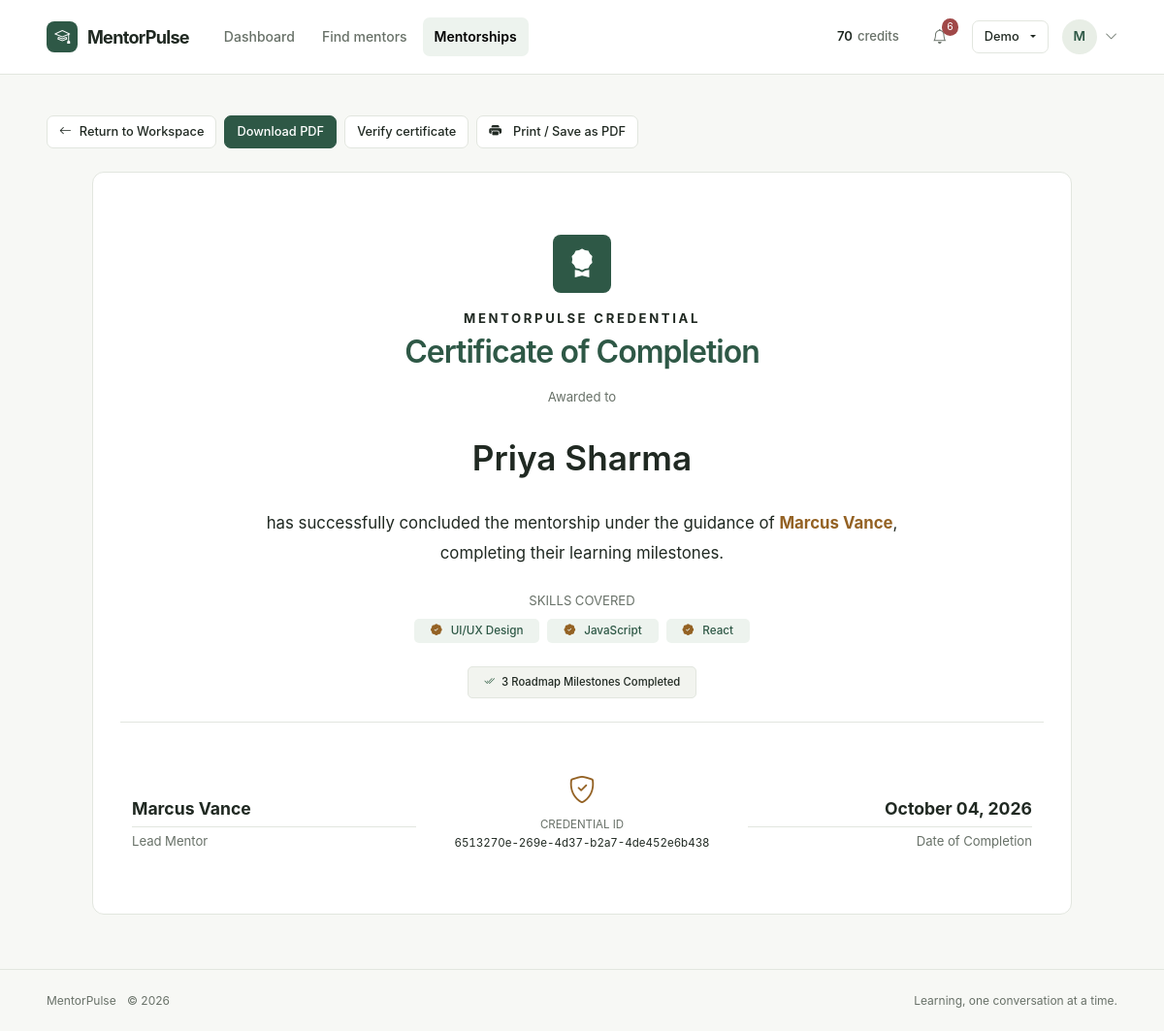
/mentorships/2/certificate/ (signed in), run on the app's committed database.
### gamification/models.py (models this page shows, shortened)
class Credit(models.Model):
    user = models.OneToOneField(User, on_delete=models.CASCADE, related_name='credit')
    balance = models.IntegerField(default=50)
    updated_at = models.DateTimeField(auto_now=True)
    class Meta:
        constraints = [models.CheckConstraint(condition=models.Q(balance__gte=0), name='credit_balance_nonnegative')]

### mentorship/models.py (models this page shows, shortened)
class Mentorship(models.Model):
    STATUS_CHOICES = [
        ('PENDING', 'Pending Approval'),
        ('ACTIVE', 'Active Mentorship'),
        ('COMPLETED', 'Completed'),
        ('REJECTED', 'Rejected'),
        ('CANCELLED', 'Cancelled'),
    ]
    mentor = models.ForeignKey(User, on_delete=models.CASCADE, related_name='mentor_mentorships')
    learner = models.ForeignKey(User, on_delete=models.CASCADE, related_name='learner_mentorships')
    start_date = models.DateField(auto_now_add=True)
    end_date = models.DateField(null=True, blank=True)
    status = models.CharField(max_length=20, choices=STATUS_CHOICES, default='PENDING')
    goals = models.TextField(help_text="Target learning objectives and focus areas")
    is_priority = models.BooleanField(default=False, help_text="Priority queue status")
    certificate_id = models.UUIDField(null=True, blank=True, unique=True, editable=False)
    certificate_data = models.JSONField(default=dict, blank=True, editable=False)
    class Meta:
        ordering = ['-is_priority', '-id']
        constraints = [
            models.UniqueConstraint(fields=['mentor', 'learner'], condition=models.Q(status__in=['PENDING', 'ACTIVE']), name='one_open_mentorship_per_pair'),
            models.CheckConstraint(condition=~models.Q(mentor=models.F('learner')), name='mentorship_different_participants'),
        ]
    def can_access(self, user):
        return user.is_authenticated and (user == self.mentor or user == self.learner or user.is_staff)

### mentorship/views.py (the view)
# urls.py: path('<int:mentorship_id>/certificate/', views.certificate_view, name='mentorship_certificate'),
@login_required
def certificate_view(request, mentorship_id):
    mentorship = get_object_or_404(Mentorship.objects.select_related('mentor', 'learner'), pk=mentorship_id)
    if not mentorship.can_access(request.user):
        return HttpResponseForbidden()
    if mentorship.status != 'COMPLETED' or not mentorship.certificate_id:
        messages.warning(request, 'A certificate is available once the mentor approves completion.')
        return workspace_redirect(mentorship)
    return render(request, 'mentorship/certificate.html', certificate_context(mentorship))

### accounts/context_processors.py (called while the page is built)
def demo_accounts(request):
    if not settings.DEBUG:
        return {'is_debug': False, 'demo_users_by_role': {}}
    active_users = User.objects.filter(is_active=True).select_related('profile').prefetch_related('role_assignments').order_by('id')
    admins = []
    mentors = []
    learners = []
    others = []
    for u in active_users:
        if u.is_superuser or u.is_staff:
            admins.append(u)
        elif hasattr(u, 'profile') and u.profile.is_mentor:
            mentors.append(u)
        elif hasattr(u, 'profile') and u.profile.is_learner:
            learners.append(u)
        else:
            others.append(u)
    return {
        'is_debug': settings.DEBUG,
        'demo_users_by_role': {
            'admins': admins,
            'mentors': mentors,
            'learners': learners,
            'others': others,
        },
    }

### accounts/models.py (called while the page is built)
    @property
    def is_mentor(self):
        return self.user.role_assignments.filter(role='Mentor', end_time__isnull=True).exists()

    @property
    def is_learner(self):
        return self.user.role_assignments.filter(role='Learner', end_time__isnull=True).exists()

### mentorship/views.py (called while the page is built)
def certificate_context(mentorship):
    return {'mentorship': mentorship, 'credential': mentorship.certificate_data,
            'learner': mentorship.learner, 'mentor': mentorship.mentor,
            'completed_milestones': mentorship.milestones.filter(is_completed=True),
            'shared_skills': mentorship.certificate_data.get('skills', []),
            'completion_date': mentorship.end_date}

### notifications/context_processors.py (called while the page is built)
def unread_notifications(request):
    if request.user.is_authenticated:
        user_notifications = request.user.notifications.all()
        return {
            'unread_notification_count': user_notifications.filter(is_read=False).count(),
            'navbar_notifications': user_notifications[:5],
        }
    return {
        'unread_notification_count': 0,
        'navbar_notifications': [],
    }

### templates/mentorship/certificate.html (shortened to what this page needs)
{% extends 'base.html' %}
{% load static %}
{% block content %}
<div class="container mp-page">
    <div class="d-flex flex-wrap gap-2 align-items-center mb-4 no-print">
        <a href="{% url 'mentorship_workspace' mentorship.id %}" class="mp-btn mp-btn-secondary mp-btn-sm">
            <i class="bi bi-arrow-left"></i> Return to Workspace
        </a>
        <a href="{% url 'certificate_pdf' mentorship.id %}" class="mp-btn mp-btn-primary mp-btn-sm">Download PDF</a>
        <a href="{% url 'certificate_verify' mentorship.certificate_id %}" class="mp-btn mp-btn-secondary mp-btn-sm">Verify certificate</a>
        <button onclick="window.print()" class="mp-btn mp-btn-secondary mp-btn-sm">
            <i class="bi bi-printer-fill me-1"></i> Print / Save as PDF
        </button>
    </div>
    <div class="row justify-content-center">
        <div class="col-12 col-xl-11">
            <div class="cert-frame text-center">
                <div class="mb-3">
                    <div class="mp-brand-logo mx-auto shadow" style="width: 60px; height: 60px; font-size: 1.85rem">
                        <i class="bi bi-award-fill text-dark"></i>
                    </div>
                </div>
                <div class="text-uppercase small fw-bold font-monospace mb-1" style="letter-spacing: 0.2em">
                    MentorPulse credential
                </div>
                <h1 class="cert-title mb-3">Certificate of Completion</h1>
                <p class="text-muted small mb-1">Awarded to</p>
                <div class="cert-recipient font-sans">
                    {{ credential.learner }}
                </div>
                <p class="text-light mx-auto my-3" style="max-width: 680px; line-height: 1.8; font-size: 1.05rem">
                    has successfully concluded the mentorship under the guidance of
                    <strong class="text-warning">{{ credential.mentor }}</strong>,
                    completing their learning milestones.
                </p>
                {% if shared_skills %}
                    <div class="my-4">
                        <div class="text-uppercase font-monospace small text-muted mb-2">Skills covered</div>
                        <div class="d-flex flex-wrap justify-content-center gap-2">
                            {% for skill in shared_skills %}
                                <span class="mp-skill-tag selected py-1 px-3">
                                    <i class="bi bi-patch-check-fill text-warning me-1"></i> {{ skill }}
                                </span>
                            {% endfor %}
                        </div>
                    </div>
                {% endif %}
                <div class="my-4">
                    <span class="badge px-3 py-2 bg-dark border border-secondary text-light font-monospace small">
                        <i class="bi bi-check2-all text-success me-1"></i>
                        {{ credential.milestones|length }} Roadmap Milestones Completed
                    </span>
                </div>
                <div class="row pt-5 mt-4 border-top border-secondary border-opacity-25 text-center text-sm-start align-items-end">
                    <div class="col-12 col-sm-4 mb-3 mb-sm-0">
                        <div class="fw-bold text-light pb-1 border-bottom border-secondary border-opacity-50" style="font-size: 1.1rem">
                            {{ credential.mentor }}
                        </div>
                        <div class="small text-muted font-monospace mt-1">Lead Mentor</div>
                    </div>
                    <div class="col-12 col-sm-4 mb-3 mb-sm-0 text-center">
                        <div class="text-warning fs-3 mb-1"><i class="bi bi-shield-check"></i></div>
                        <div class="font-monospace small text-muted" style="font-size: 0.72rem">
                            CREDENTIAL ID<br>
                            <span class="text-light text-break">{{ mentorship.certificate_id }}</span>
                        </div>
                    </div>
                    <div class="col-12 col-sm-4 text-sm-end">
                        <div class="fw-bold text-light pb-1 border-bottom border-secondary border-opacity-50" style="font-size: 1.1rem">
                            {{ completion_date|date:"F d, Y" }}
                        </div>
                        <div class="small text-muted font-monospace mt-1">Date of Completion</div>
                    </div>
                </div>
            </div>
        </div>
    </div>
</div>
{% endblock %}

### templates/base.html (shortened to what this page needs)
{% load static %}
<!DOCTYPE html>
<html lang="en">
<head>
    <link href="https://cdn.jsdelivr.net/npm/bootstrap@5.3.3/dist/css/bootstrap.min.css" rel="stylesheet">
    <link rel="stylesheet" href="https://cdn.jsdelivr.net/npm/bootstrap-icons@1.11.3/font/bootstrap-icons.min.css">
    <link rel="stylesheet" href="{% static 'css/main.css' %}">
</head>
<body>
    <nav class="mp-navbar navbar navbar-expand-lg" aria-label="Main navigation">
        <div class="container">
            <a class="mp-brand" href="{% if user.is_authenticated %}{% url 'dashboard' %}{% else %}{% url 'login' %}{% endif %}">
                <span class="mp-brand-logo" aria-hidden="true"><i class="bi bi-mortarboard"></i></span>
                <span class="mp-brand-text">MentorPulse</span>
            </a>
            <div class="collapse navbar-collapse" id="navbarMain">
                <ul class="navbar-nav ms-lg-4 me-auto">
                    {% if user.is_authenticated %}<li class="nav-item"><a class="nav-link "  href="{% url 'dashboard' %}">Dashboard</a></li>{% endif %}
                    <li class="nav-item"><a class="nav-link " href="{% url 'mentor_list' %}">Find mentors</a></li>
                    {% if user.is_authenticated %}<li class="nav-item"><a class="nav-link {% if 'mentorship' in request.resolver_match.url_name or 'session_' in request.resolver_match.url_name or 'milestone_' in request.resolver_match.url_name %}active{% endif %}" href="{% url 'mentorship_list' %}">Mentorships</a></li>{% endif %}
                </ul>
                <div class="mp-nav-actions">
                    {% if user.is_authenticated %}
                        <a class="mp-credit-pill" href="{% url 'wallet' %}" aria-label="Wallet, {{ user.credit.balance|default:0 }} credits"><strong>{{ user.credit.balance|default:0 }}</strong> credits</a>
                        {% include 'components/notification_menu.html' %}
                    {% endif %}
                    {% if is_debug and demo_users_by_role %}{% include 'components/demo_menu.html' %}{% endif %}
                    {% if user.is_authenticated %}
                        <div class="dropdown">
                            <button class="mp-user-menu-button" type="button" data-bs-toggle="dropdown" aria-expanded="false" aria-label="Account menu"><span class="mp-user-avatar">{{ user.first_name|default:user.username|slice:':1'|upper }}</span><i class="bi bi-chevron-down small text-muted" aria-hidden="true"></i></button>
                        </div>
                    {% else %}
                        <a href="{% url 'leaderboard' %}" class="mp-btn-link">Community</a>
                        <a href="{% url 'login' %}" class="mp-btn mp-btn-secondary mp-btn-sm">Sign in</a>
                        <a href="{% url 'register' %}" class="mp-btn mp-btn-primary mp-btn-sm">Get started</a>
                    {% endif %}
                </div>
            </div>
        </div>
    </nav>
    <main class="flex-grow-1" id="main-content">{% block content %}{% endblock %}</main>
    <footer class="mp-footer"><div class="container"><span>MentorPulse <span class="ms-2">&copy; 2026</span></span><span>Learning, one conversation at a time.</span></div></footer>
    <div class="toast-container position-fixed bottom-0 end-0 p-3">
    </div>
</body>
</html>

### templates/mentorship/certificate.html (style rules this page uses)
.cert-frame { background: #fff; border: 1px solid var(--border-subtle); border-radius: 12px; padding: 64px 40px; }
.cert-title { font-size: clamp(1.5rem, 4vw, 2rem); font-weight: 600; color: var(--primary); letter-spacing: -.03em; }
.cert-recipient { font-size: clamp(1.6rem, 4vw, 2.2rem); font-weight: 600; color: var(--text-main); margin: 24px 0; }

### data on the page
Mentorship: certificate_id "6513270e-269e-4d37-b2a7-4de452e6b438", end_date "October 04, 2026"

### other printed values
{{ user.credit.balance|default:0 }} "70"
{{ unread_notification_count }} "6"
{{ user.first_name|default:user.username|slice:':1'|upper }} "M"
{{ credential.learner }} "Priya Sharma"
{{ credential.mentor }} "Marcus Vance"
{{ skill }} "UI/UX Design" "JavaScript" "React"
{{ credential.milestones|length }} "3"
